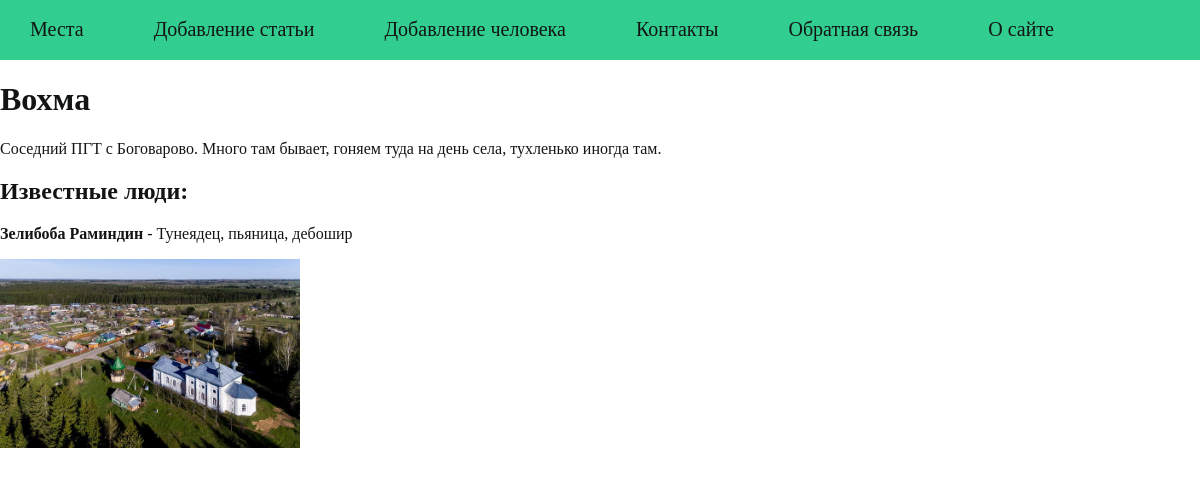
Page /post/voxma on the committed database.
### places/models.py (models this page shows, shortened)
class Place(models.Model):
    title = models.CharField(max_length = 255, verbose_name = 'Место')
    slug = models.SlugField(max_length=255, unique=True, db_index=True,
                            validators=[
                                MinLengthValidator(5),
                                MaxLengthValidator(100)
                            ], verbose_name='URL', blank = True, null=True)
    content = models.TextField(blank = True, verbose_name = 'Текст поста')
    photo = models.ImageField(upload_to='photos/%Y/%m/%d/', blank = True, default=None,
                              null=True, verbose_name='Фото')
    time_created = models.DateTimeField(auto_now_add=True, verbose_name = 'Время создания')
    time_updated = models.DateTimeField(auto_now=True, verbose_name = 'Время обновления')
    is_published = models.BooleanField(default = False, verbose_name = 'Опубликовано')
    user = models.ForeignKey(User, verbose_name='Пользователь', on_delete=models.CASCADE)
    class Meta:
        verbose_name = 'Места'
        verbose_name_plural = 'Места'
        ordering = ['time_created']
        indexes = [
            models.Index(fields=['time_created'])
        ]

class People(models.Model):
    name = models.CharField(max_length=100, db_index=True, verbose_name = 'ФИО человека')
    slug = models.SlugField(max_length=255, unique=True, db_index=True)
    biography = models.TextField(blank = True, verbose_name = 'Биография')
    place = models.ForeignKey(to=Place, on_delete=models.PROTECT,
                              related_name='model_posts', null=True, verbose_name = 'Место рождения')
    user = models.ForeignKey(User, verbose_name='Пользователь', on_delete=models.CASCADE)
    class Meta:
        verbose_name = 'Человек'
        verbose_name_plural = 'Люди'
        ordering = ['name']
        indexes = [
            models.Index(fields=['name'])
            ]

### places/views.py (the view)
# urls.py: path('post/<slug:post_slug>', ShowPost.as_view(), name = 'post'),
class ShowPost(DataMixin, DetailView):
    model = Place
    template_name = 'places/post.html'
    slug_url_kwarg = 'post_slug'
    context_object_name = 'post'
    def get_context_data(self, **kwargs):
        context = super().get_context_data(**kwargs)
        person = People.objects.filter(place_id=context['post'].pk)
        return self.get_mixin_context(context, title = context['post'].title, person = person)

### places/utils.py (called while the page is built)
    def get_mixin_context(self, context, **kwargs):
        context['feedback'] = feedback
        context['contacts'] = contacts
        context.update(kwargs)
        return context

### users/context_processors.py (called while the page is built)
def get_places_context(request):
    return {'menu': mainmenu}

### places/templates/places/post.html
{% extends 'places/base.html' %}
{% block content %}
<h1>{{ post.title }}</h1>
{{ post.content|linebreaks }}
{% if person %}
<h2>Известные люди:</h2>
{% for per in person %}
<p><b>{{ per.name }}</b> - {{ per.biography }}</p>
{% endfor %}
{% endif %}
{% if post.photo %}
<p><img class="img-article-left" src="{{ post.photo.url }}"></p>
{% endif %}
{% endblock %}

### places/static/places/css/styles.css (style rules this page uses)
html, body { font-family: 'Times New Roman'; margin: 0; padding: 0; height: 100%; width: 100%; color: #131514; }
img { max-width: 600px; height: auto; }
img.img-article-left { max-width: 300px; height: auto; float: left; padding: 0 10px 10px 0; }

### rows in the picture
Place: title "Вохма", content "Соседний ПГТ с Боговарово. Много там бывает, гоняем туда на день села, тухленько иногда там.", photo (picture)
People: name "Зелибоба Раминдин", biography "Тунеядец, пьяница, дебошир"

### other values in the picture
{{ m.name }} "Места" "Добавление статьи" "Добавление человека" "Контакты" "Обратная связь" "О сайте"
